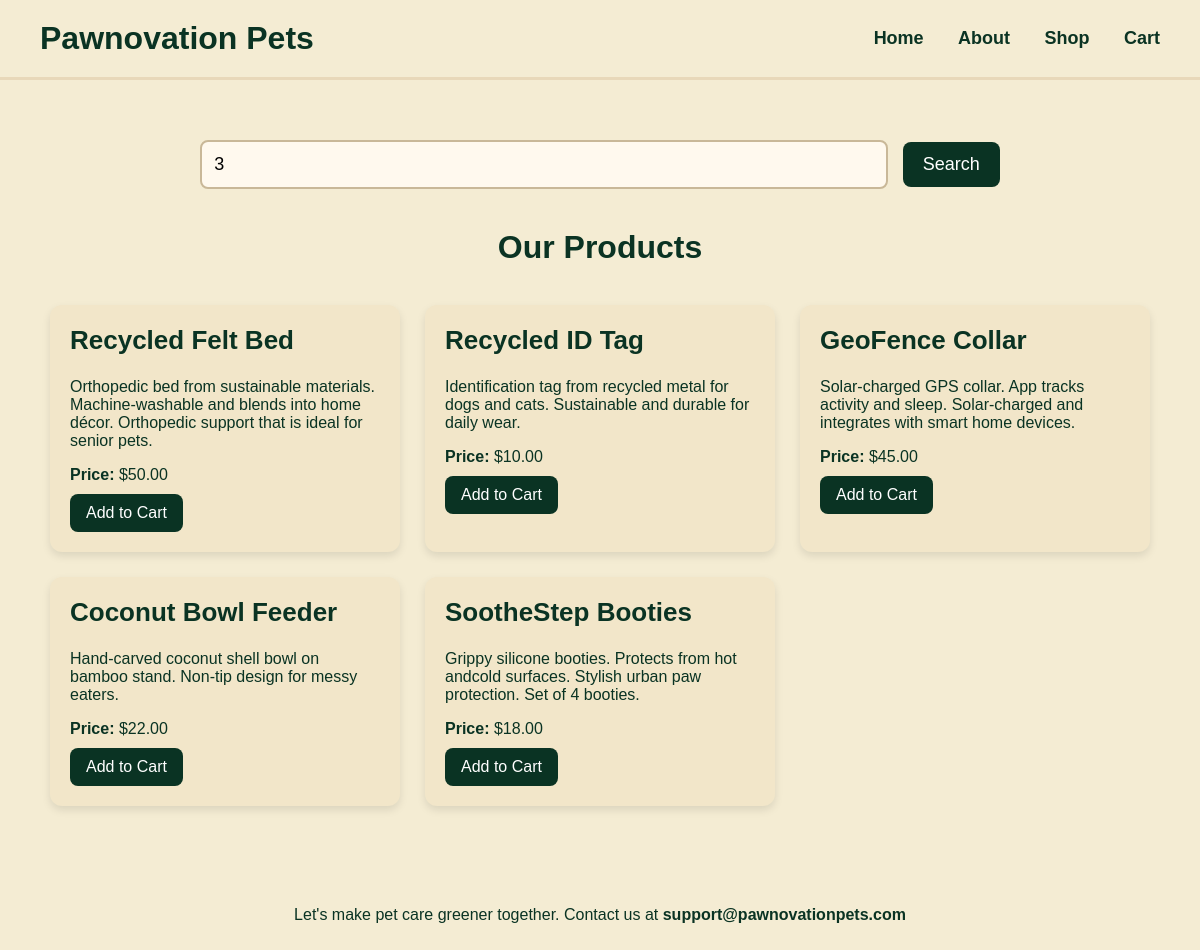
Screenshot of /products.php?category=3 with the database file from the repository.
### tables this page shows
CREATE TABLE `product` (
  `productID` int(9) UNSIGNED NOT NULL,
  `productName` varchar(100) NOT NULL,
  `description` text NOT NULL,
  `price` decimal(5,2) UNSIGNED NOT NULL,
  `category` int(1) NOT NULL COMMENT 'corresponds to toys -1,food -2, accessories -3'
);

### products.php (the view, shortened to what this page needs)
<?php
include('config/database.php');
$search = "";
$where = "";
$category = "";
if (isset($_GET['category'])) {
    $category = $_GET['category'];
}
if ($category != "") {
    $search = mysqli_real_escape_string($conn, $_GET['category']);
    $where = "WHERE category LIKE '%$search%'";
}
$sql = "SELECT * FROM product $where";
$result = mysqli_query($conn, $sql);
?>
<!DOCTYPE html>
<html lang="en">
<head>
</head>
<body>
<div class="navbar">
    <div class="nav-left">
        <h1>Pawnovation Pets</h1>
    </div>
    <div class="nav-right">
        <a href="index.php">Home</a>
        <a href="about.php">About</a>
        <a href="products.php">Shop</a>
        <a href="cart.php">Cart</a>
    </div>
</div>
<div class="container">
    <div class="search-box">
        <form action="products.php" method="GET">
            <input
                type="text"
                name="query"
                placeholder="Search products..."
                class="search-input"
                value="<?php echo htmlspecialchars($search); ?>"
            >
            <button type="submit" class="search-btn">Search</button>
        </form>
    </div>
    <h1 style="text-align:center;">Our Products</h1>
    <br>
    <div class="product-grid">
        <?php
        if ($result && mysqli_num_rows($result) > 0) {
            while ($row = mysqli_fetch_assoc($result)) {
                echo "<div class='product-card'>";
                echo "<h2>" . $row['productName'] . "</h2>";
                echo "<p>" . $row['description'] . "</p>";
                echo "<p><strong>Price:</strong> $" . $row['price'] . "</p>";
                echo "
                <form action='add_to_cart.php' method='POST'>
                    <input type='hidden' name='productid' value='" . $row['productid'] . "'>
                    <input type='hidden' name='productName' value='" . $row['productName'] . "'>
                    <input type='hidden' name='price' value='" . $row['price'] . "'>
                    <button type='submit' class='cart-btn'>Add to Cart</button>
                </form>
                    ";
                echo "</div>";
            }
        } else {
            echo "<p>No products found.</p>";
        }
        ?>
    </div>
</div>
<div class="footer">
    Let's make pet care greener together.
    Contact us at <strong>support@pawnovationpets.com</strong>
</div>
</body>
</html>

### products.php (style rules this page uses)
body { margin: 0; background-color: #F4ECD3; font-family: 'calibri', sans-serif; color: #0A3323; }
.navbar { background-color: #F4ECD3; padding: 20px 40px; display: flex; justify-content: space-between; align-items: center; border-bottom: 3px solid #E8D8B9; }
.nav-left h1 { font-size: 32px; margin: 0; font-weight: bold; color: #0A3323; }
.nav-right a { margin-left: 30px; text-decoration: none; color: #0A3323; font-size: 18px; font-weight: bold; }
.container { max-width: 1100px; margin: 40px auto; padding: 20px; }
.search-box { text-align: center; margin-bottom: 40px; }
.search-input { width: 60%; padding: 12px; border-radius: 8px; border: 2px solid #C9B898; font-size: 18px; font-family: inherit; background-color: #FFF9EE; }
.search-btn { padding: 12px 20px; margin-left: 10px; border: none; border-radius: 8px; background-color: #0A3323; color: white; font-size: 18px; cursor: pointer; font-family: inherit; }
.product-grid { display: grid; grid-template-columns: repeat(3, 1fr); gap: 25px; }
.product-card { background-color: #F2E6C9; padding: 20px; border-radius: 12px; box-shadow: 0 4px 8px rgba(0,0,0,0.1); }
.product-card h2 { margin-top: 0; font-size: 26px; color: #0A3323; }
.product-card p { font-size: 16px; margin-bottom: 10px; }
.cart-btn { padding: 10px 16px; background-color: #0A3323; color: white; border: none; border-radius: 8px; cursor: pointer; font-size: 16px; font-family: inherit; }
.footer { text-align: center; padding: 30px; margin-top: 50px; font-size: 16px; color: #0A3323; }

### rows the page displays
product: productName "Recycled Felt Bed", description "Orthopedic bed from sustainable materials. Machine-washable and blends into home décor. Orthopedic support that is ideal for senior pets.", price "50.00"
product: productName "Recycled ID Tag", description "Identification tag from recycled metal for dogs and cats. Sustainable and durable for daily wear.", price "10.00"
product: productName "GeoFence Collar", description "Solar-charged GPS collar. App tracks activity and sleep. Solar-charged and integrates with smart home devices.", price "45.00"
product: productName "Coconut Bowl Feeder", description "Hand-carved coconut shell bowl on bamboo stand. Non-tip design for messy eaters.", price "22.00"
product: productName "SootheStep Booties", description "Grippy silicone booties. Protects from hot andcold surfaces. Stylish urban paw protection. Set of 4 booties.", price "18.00"
